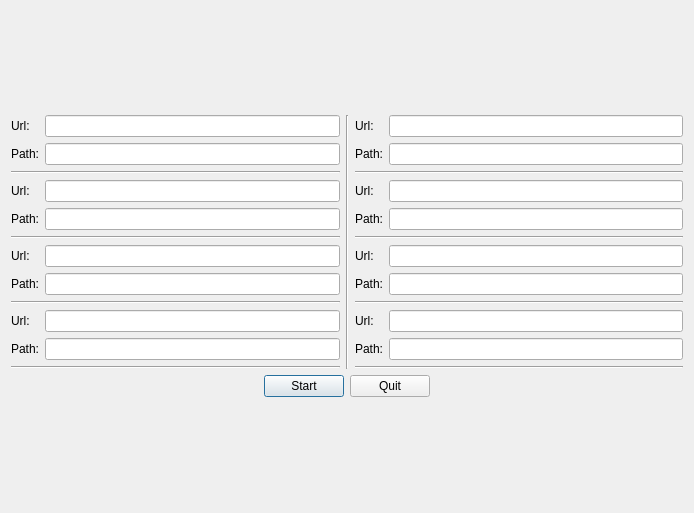
<?xml version="1.0" encoding="UTF-8"?>
<ui version="4.0">
 <class>Dialog</class>
 <widget class="QDialog" name="Dialog">
  <property name="geometry">
   <rect>
    <x>0</x>
    <y>0</y>
    <width>694</width>
    <height>513</height>
   </rect>
  </property>
  <property name="windowTitle">
   <string>Dialog</string>
  </property>
  <layout class="QGridLayout" name="gridLayout">
   <item row="0" column="0">
    <layout class="QVBoxLayout" name="verticalLayout_19">
     <item>
      <layout class="QHBoxLayout" name="horizontalLayout_10">
       <item>
        <layout class="QVBoxLayout" name="verticalLayout_17">
         <item>
          <layout class="QHBoxLayout" name="horizontalLayout">
           <item>
            <layout class="QVBoxLayout" name="verticalLayout">
             <item>
              <widget class="QLabel" name="label_2">
               <property name="text">
                <string>Url:</string>
               </property>
              </widget>
             </item>
             <item>
              <widget class="QLabel" name="label">
               <property name="text">
                <string>Path:</string>
               </property>
              </widget>
             </item>
            </layout>
           </item>
           <item>
            <layout class="QVBoxLayout" name="verticalLayout_2">
             <item>
              <widget class="QLineEdit" name="lineEdit_url"/>
             </item>
             <item>
              <widget class="QLineEdit" name="lineEdit_path"/>
             </item>
            </layout>
           </item>
          </layout>
         </item>
         <item>
          <widget class="Line" name="line">
           <property name="orientation">
            <enum>Qt::Horizontal</enum>
           </property>
          </widget>
         </item>
         <item>
          <layout class="QHBoxLayout" name="horizontalLayout_3">
           <item>
            <layout class="QVBoxLayout" name="verticalLayout_5">
             <item>
              <widget class="QLabel" name="label_5">
               <property name="text">
                <string>Url:</string>
               </property>
              </widget>
             </item>
             <item>
              <widget class="QLabel" name="label_6">
               <property name="text">
                <string>Path:</string>
               </property>
              </widget>
             </item>
            </layout>
           </item>
           <item>
            <layout class="QVBoxLayout" name="verticalLayout_6">
             <item>
              <widget class="QLineEdit" name="lineEdit_url_3"/>
             </item>
             <item>
              <widget class="QLineEdit" name="lineEdit_path_3"/>
             </item>
            </layout>
           </item>
          </layout>
         </item>
         <item>
          <widget class="Line" name="line_2">
           <property name="orientation">
            <enum>Qt::Horizontal</enum>
           </property>
          </widget>
         </item>
         <item>
          <layout class="QHBoxLayout" name="horizontalLayout_5">
           <item>
            <layout class="QVBoxLayout" name="verticalLayout_9">
             <item>
              <widget class="QLabel" name="label_9">
               <property name="text">
                <string>Url:</string>
               </property>
              </widget>
             </item>
             <item>
              <widget class="QLabel" name="label_10">
               <property name="text">
                <string>Path:</string>
               </property>
              </widget>
             </item>
            </layout>
           </item>
           <item>
            <layout class="QVBoxLayout" name="verticalLayout_10">
             <item>
              <widget class="QLineEdit" name="lineEdit_url_5"/>
             </item>
             <item>
              <widget class="QLineEdit" name="lineEdit_path_5"/>
             </item>
            </layout>
           </item>
          </layout>
         </item>
         <item>
          <widget class="Line" name="line_3">
           <property name="orientation">
            <enum>Qt::Horizontal</enum>
           </property>
          </widget>
         </item>
         <item>
          <layout class="QHBoxLayout" name="horizontalLayout_7">
           <item>
            <layout class="QVBoxLayout" name="verticalLayout_13">
             <item>
              <widget class="QLabel" name="label_13">
               <property name="text">
                <string>Url:</string>
               </property>
              </widget>
             </item>
             <item>
              <widget class="QLabel" name="label_14">
               <property name="text">
                <string>Path:</string>
               </property>
              </widget>
             </item>
            </layout>
           </item>
           <item>
            <layout class="QVBoxLayout" name="verticalLayout_14">
             <item>
              <widget class="QLineEdit" name="lineEdit_url_7"/>
             </item>
             <item>
              <widget class="QLineEdit" name="lineEdit_path_7"/>
             </item>
            </layout>
           </item>
          </layout>
         </item>
         <item>
          <widget class="Line" name="line_4">
           <property name="orientation">
            <enum>Qt::Horizontal</enum>
           </property>
          </widget>
         </item>
        </layout>
       </item>
       <item>
        <widget class="Line" name="line_9">
         <property name="orientation">
          <enum>Qt::Vertical</enum>
         </property>
        </widget>
       </item>
       <item>
        <layout class="QVBoxLayout" name="verticalLayout_18">
         <item>
          <layout class="QHBoxLayout" name="horizontalLayout_2">
           <item>
            <layout class="QVBoxLayout" name="verticalLayout_3">
             <item>
              <widget class="QLabel" name="label_3">
               <property name="text">
                <string>Url:</string>
               </property>
              </widget>
             </item>
             <item>
              <widget class="QLabel" name="label_4">
               <property name="text">
                <string>Path:</string>
               </property>
              </widget>
             </item>
            </layout>
           </item>
           <item>
            <layout class="QVBoxLayout" name="verticalLayout_4">
             <item>
              <widget class="QLineEdit" name="lineEdit_url_2"/>
             </item>
             <item>
              <widget class="QLineEdit" name="lineEdit_path_2"/>
             </item>
            </layout>
           </item>
          </layout>
         </item>
         <item>
          <widget class="Line" name="line_5">
           <property name="orientation">
            <enum>Qt::Horizontal</enum>
           </property>
          </widget>
         </item>
         <item>
          <layout class="QHBoxLayout" name="horizontalLayout_4">
           <item>
            <layout class="QVBoxLayout" name="verticalLayout_7">
             <item>
              <widget class="QLabel" name="label_7">
               <property name="text">
                <string>Url:</string>
               </property>
              </widget>
             </item>
             <item>
              <widget class="QLabel" name="label_8">
               <property name="text">
                <string>Path:</string>
               </property>
              </widget>
             </item>
            </layout>
           </item>
           <item>
            <layout class="QVBoxLayout" name="verticalLayout_8">
             <item>
              <widget class="QLineEdit" name="lineEdit_url_4"/>
             </item>
             <item>
              <widget class="QLineEdit" name="lineEdit_path_4"/>
             </item>
            </layout>
           </item>
          </layout>
         </item>
         <item>
          <widget class="Line" name="line_6">
           <property name="orientation">
            <enum>Qt::Horizontal</enum>
           </property>
          </widget>
         </item>
         <item>
          <layout class="QHBoxLayout" name="horizontalLayout_6">
           <item>
            <layout class="QVBoxLayout" name="verticalLayout_11">
             <item>
              <widget class="QLabel" name="label_11">
               <property name="text">
                <string>Url:</string>
               </property>
              </widget>
             </item>
             <item>
              <widget class="QLabel" name="label_12">
               <property name="text">
                <string>Path:</string>
               </property>
              </widget>
             </item>
            </layout>
           </item>
           <item>
            <layout class="QVBoxLayout" name="verticalLayout_12">
             <item>
              <widget class="QLineEdit" name="lineEdit_url_6"/>
             </item>
             <item>
              <widget class="QLineEdit" name="lineEdit_path_6"/>
             </item>
            </layout>
           </item>
          </layout>
         </item>
         <item>
          <widget class="Line" name="line_7">
           <property name="orientation">
            <enum>Qt::Horizontal</enum>
           </property>
          </widget>
         </item>
         <item>
          <layout class="QHBoxLayout" name="horizontalLayout_8">
           <item>
            <layout class="QVBoxLayout" name="verticalLayout_15">
             <item>
              <widget class="QLabel" name="label_15">
               <property name="text">
                <string>Url:</string>
               </property>
              </widget>
             </item>
             <item>
              <widget class="QLabel" name="label_16">
               <property name="text">
                <string>Path:</string>
               </property>
              </widget>
             </item>
            </layout>
           </item>
           <item>
            <layout class="QVBoxLayout" name="verticalLayout_16">
             <item>
              <widget class="QLineEdit" name="lineEdit_url_8"/>
             </item>
             <item>
              <widget class="QLineEdit" name="lineEdit_path_8"/>
             </item>
            </layout>
           </item>
          </layout>
         </item>
         <item>
          <widget class="Line" name="line_8">
           <property name="orientation">
            <enum>Qt::Horizontal</enum>
           </property>
          </widget>
         </item>
        </layout>
       </item>
      </layout>
     </item>
     <item>
      <layout class="QHBoxLayout" name="horizontalLayout_9">
       <item>
        <spacer name="horizontalSpacer">
         <property name="orientation">
          <enum>Qt::Horizontal</enum>
         </property>
         <property name="sizeHint" stdset="0">
          <size>
           <width>40</width>
           <height>20</height>
          </size>
         </property>
        </spacer>
       </item>
       <item>
        <widget class="QPushButton" name="pushButton_start">
         <property name="text">
          <string>Start</string>
         </property>
        </widget>
       </item>
       <item>
        <widget class="QPushButton" name="pushButton_quit">
         <property name="text">
          <string>Quit</string>
         </property>
        </widget>
       </item>
       <item>
        <spacer name="horizontalSpacer_2">
         <property name="orientation">
          <enum>Qt::Horizontal</enum>
         </property>
         <property name="sizeHint" stdset="0">
          <size>
           <width>40</width>
           <height>20</height>
          </size>
         </property>
        </spacer>
       </item>
      </layout>
     </item>
    </layout>
   </item>
  </layout>
 </widget>
 <resources/>
 <connections/>
</ui>
